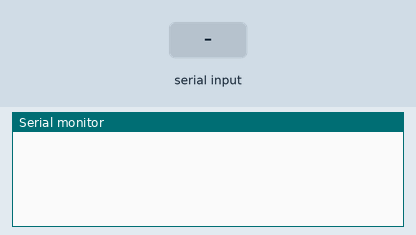
Simulated run of this sketch. Board: Arduino Uno, built with avr-gcc and run on an emulated ATmega328P. Shown: the last lines printed to the serial monitor. Inputs (shaded band) come from the test bench.

Above: at 1.2 s.
1.3 s: "90,45\n" received over Serial
At 2.8 s:
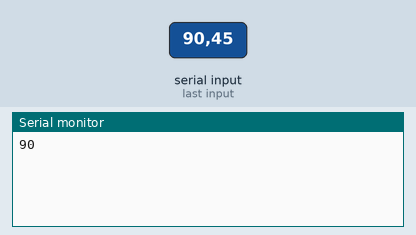
4.3 s: "30,150\n" received over Serial
At 5.8 s:
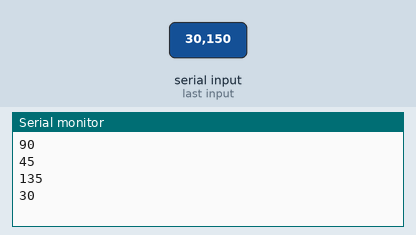
Timing chart, 0 to 7.3 s (numbered marks = the images above; inputs shaded):
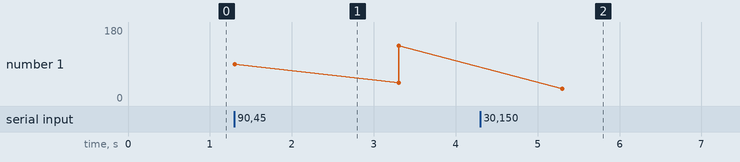

Measured:
- after the input at 1.3 s, the serial monitor: prints a new line at once (image 1)
- after the input at 4.3 s, the serial monitor: prints a new line after 1.0 s (image 2)

The sketch:

3rdYearLab2.ino
```cpp
#include <SoftwareSerial.h>

void setup() {
  Serial.begin(9600);
}

void loop() {
  if(Serial.available()){
    int num1=Serial.parseInt();
    // while loops can be used instead of delay to let the user enters the number
    // but with one issue if the user wants to enter zero
   // while(num1==0)
     // num1=Serial.parseInt();
    Serial.println(num1);
    delay(2000);
    int num2=Serial.parseInt();
    //while(num2==0)
      //num2=Serial.parseInt();
    Serial.println(num2);
    int result=num1+num2;
    Serial.println(result);
    delay(2000);
  }
}
```
